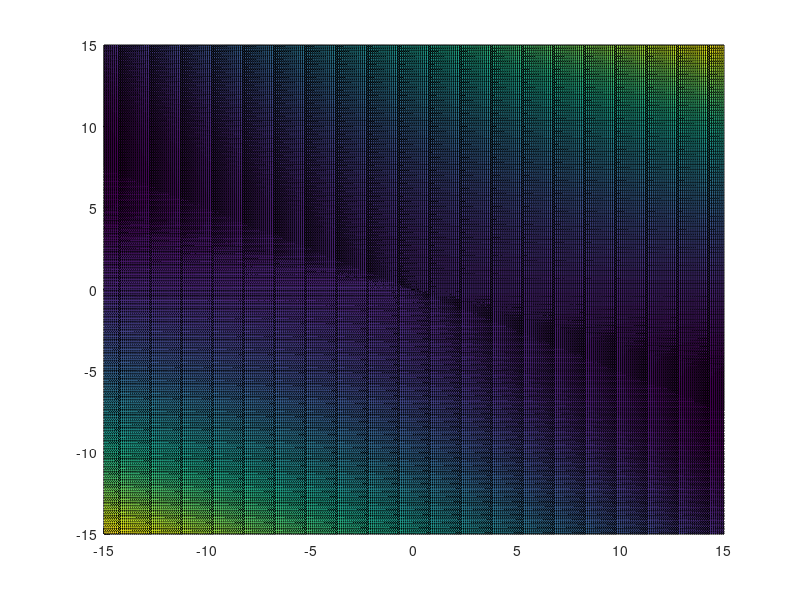

Source code (MATLAB): (Note: this script raises an error after producing the figure.)
% 20 december - Johan (921220)
% 28 juni - Viktor (920628)

p1 = (1 + 0) / 2;
p2 = (2 + 6) / 2;
p3 = (2 + 2) / 2;
p4 = (0 + 8) / 2;

a1 = p3 - p1;
a2 = p1 + 1;
a3 = p3 + 6;
a4 = 4 - p4;
a5 = 5 - p4;
a6 = p2 + p4;
a7 = p1 + p2 + p3 + p4;

% v(t) = (4*t*cos(t) + a1, 2*t*sin(2*t - a2), a3 - t.^2);
% f(x, y) = (a4*x.^2 + a5*y.^2 + x*y + 10*a6) / (10*a7);

vt = @(t) [4*t.*cos(t) + a1, 2*t.*sin(2*t - a2), a3 - t.^2];
fxy = @(x, y) (a4*x.^2 + a5*y.^2 + x*y - 10*a6) / (10*a7);

%r = -2*pi:0.01:2*pi; % Old range value
r = linspace(-2.8383, 2.8444, 100); % New range value (med 100 punkter)
%plot3(4.*r.*cos(r) + a1, 2.*r.*sin(2.*r - a2), a3 - r.^2, '*');
hold on; % Also write the mesh to the same graph

%y = [(a4.*x.^2 + a5.*y.^2 + x.*y + 10.*a6) / (10.*a7)]
%area(r, y)

[rx, ry] = meshgrid(-15:0.1:15, -15:0.1:15);
rz = (a4*rx.^2 + a5*ry.^2 + rx.*ry - 10*a6) / (10*a7);
surf(rx, ry, rz);
hold off;

skar = @(t) (2*t*sin(2*t - 1.5)).^2 + (4*t*cos(t)+1.5)*(2*t*sin(2*t - 1.5)) + 105*t.^2 - 920;

f = HalveringMetod(0.001);
disp(f);

st = zeros(1,100);
for i = 2:100
  st(i) = baglangd(i,r);
end

plot(r, st); % Will plot task 12


% 13
Q = CubicSpline(st, r);
for i = 2:100
  %fplot(Q{i}, [st(i-1) st(i)]);
  hold on;
end
hold off;
%legend("hide"); % Octave specific

%14
sigmaTot = linspace(st(1), st(100), 100);
for i = 1:100
  tmp = vt(Q{i}(sigmaTot(i)));
end
sigmaTot = sigmaTot';
S = spline(st, r);
W = vt(ppval(S,sigmaTot));
scatter3(W(:,1),W(:,2),W(:,3));


%15
%a
aby = vt(2.8444);
h = 10.^(-5);
fpx = (fxy(aby(1) + h, aby(2)) - fxy(aby(1) - h, aby(2))) / (2*h);
fpy = (fxy(aby(1), aby(2) + h) - fxy(aby(1), aby(2) - h)) / (2*h);

%b
u = [1, 0, fpx];
v = [0, 1, fpy];
tmp = vt(2.8444);
z = tmp(3);

x0 = tmp(1);
y0 = tmp(2);
z0 = tmp(3);
%a1 = 1;
%a2 = 0;
b1 = 0;
b2 = 1;
y1 = fpx;
y2 = fpy;

% =>
%x = x0 + s;
%y = y0 + t;
%z = z0 + y1*s + y2*t;

% =>
%s = x - x0;
%t = y - y0;

% =>
%z = z0 + y1*(x - x0) + y2*(y - y0);
%z = z0 + y1*x - y1*x0 + y2*y - y2*y0;
%y1*x + y2*y - z + (z0 - y1*x0 - y2*y0) = 0;
a = y1;
b = y2;
c = -1;
d = z0 - y1*x0 - y2*y0;

% c
A = [ 1 0 0
      0 1 0
      0 0 -1];
% d
vpb = v_prim(2.8444, 10.^-5);
Svar = vpb * A;
